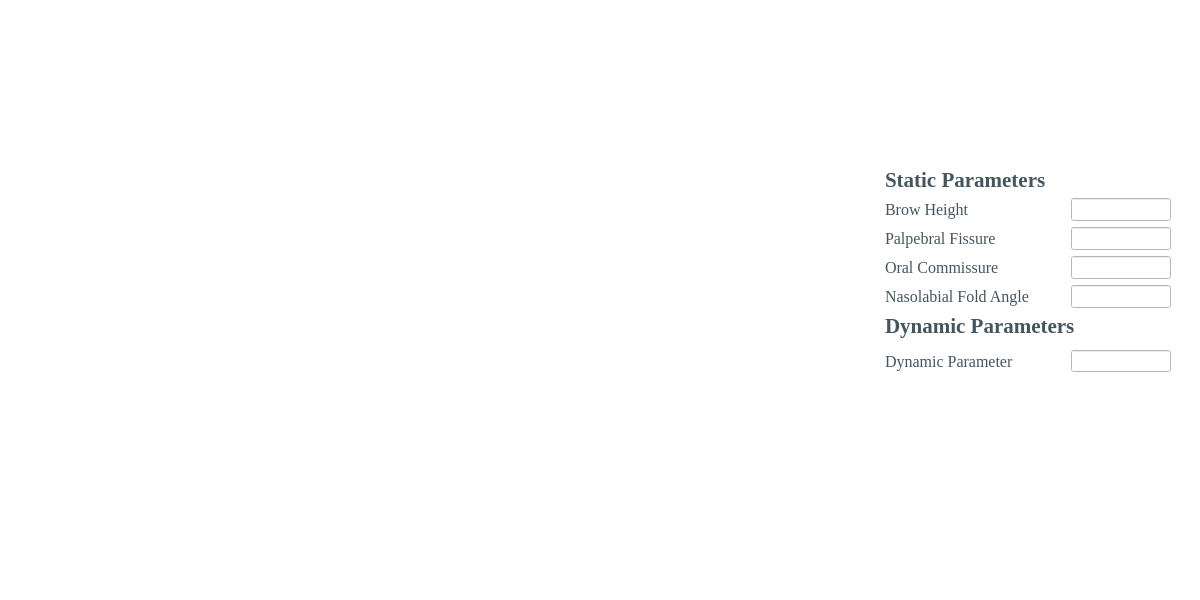
<?xml version="1.0" encoding="UTF-8"?>
<ui version="4.0">
 <class>Auto_eFaceWindow</class>
 <widget class="QMainWindow" name="Auto_eFaceWindow">
  <property name="geometry">
   <rect>
    <x>0</x>
    <y>0</y>
    <width>1200</width>
    <height>600</height>
   </rect>
  </property>
  <property name="sizePolicy">
   <sizepolicy hsizetype="Fixed" vsizetype="Fixed">
    <horstretch>0</horstretch>
    <verstretch>0</verstretch>
   </sizepolicy>
  </property>
  <property name="minimumSize">
   <size>
    <width>1200</width>
    <height>600</height>
   </size>
  </property>
  <property name="maximumSize">
   <size>
    <width>1200</width>
    <height>600</height>
   </size>
  </property>
  <property name="windowTitle">
   <string>Resting Auto eFace</string>
  </property>
  <property name="windowIcon">
   <iconset>
    <normaloff>../icons/Home_logo_square.jpg</normaloff>../icons/Home_logo_square.jpg</iconset>
  </property>
  <property name="styleSheet">
   <string notr="true">background-color: rgb(255, 255, 255);</string>
  </property>
  <widget class="QWidget" name="centralwidget">
   <layout class="QGridLayout" name="gridLayout">
    <item row="16" column="3">
     <widget class="QLineEdit" name="DynamicLineEdit">
      <property name="sizePolicy">
       <sizepolicy hsizetype="Fixed" vsizetype="Fixed">
        <horstretch>0</horstretch>
        <verstretch>0</verstretch>
       </sizepolicy>
      </property>
      <property name="minimumSize">
       <size>
        <width>100</width>
        <height>0</height>
       </size>
      </property>
      <property name="maximumSize">
       <size>
        <width>100</width>
        <height>16777215</height>
       </size>
      </property>
     </widget>
    </item>
    <item row="16" column="2">
     <widget class="QLabel" name="label_2">
      <property name="font">
       <font>
        <family>Times New Roman</family>
        <pointsize>12</pointsize>
       </font>
      </property>
      <property name="styleSheet">
       <string notr="true">color: rgb(68, 85, 95);</string>
      </property>
      <property name="text">
       <string>Dynamic Parameter</string>
      </property>
     </widget>
    </item>
    <item row="13" column="3">
     <widget class="QLineEdit" name="NLFLineEdit">
      <property name="sizePolicy">
       <sizepolicy hsizetype="Fixed" vsizetype="Fixed">
        <horstretch>0</horstretch>
        <verstretch>0</verstretch>
       </sizepolicy>
      </property>
      <property name="minimumSize">
       <size>
        <width>100</width>
        <height>0</height>
       </size>
      </property>
      <property name="maximumSize">
       <size>
        <width>100</width>
        <height>16777215</height>
       </size>
      </property>
      <property name="font">
       <font>
        <family>Times New Roman</family>
        <pointsize>10</pointsize>
       </font>
      </property>
     </widget>
    </item>
    <item row="10" column="3">
     <widget class="QLineEdit" name="BHLineEdit">
      <property name="minimumSize">
       <size>
        <width>100</width>
        <height>0</height>
       </size>
      </property>
      <property name="maximumSize">
       <size>
        <width>100</width>
        <height>16777215</height>
       </size>
      </property>
      <property name="font">
       <font>
        <family>Times New Roman</family>
        <pointsize>10</pointsize>
       </font>
      </property>
     </widget>
    </item>
    <item row="21" column="1">
     <spacer name="horizontalSpacer_3">
      <property name="orientation">
       <enum>Qt::Horizontal</enum>
      </property>
      <property name="sizeHint" stdset="0">
       <size>
        <width>40</width>
        <height>20</height>
       </size>
      </property>
     </spacer>
    </item>
    <item row="10" column="2" alignment="Qt::AlignVCenter">
     <widget class="QLabel" name="BHLabel">
      <property name="sizePolicy">
       <sizepolicy hsizetype="Fixed" vsizetype="Fixed">
        <horstretch>0</horstretch>
        <verstretch>0</verstretch>
       </sizepolicy>
      </property>
      <property name="minimumSize">
       <size>
        <width>180</width>
        <height>0</height>
       </size>
      </property>
      <property name="font">
       <font>
        <family>Times New Roman</family>
        <pointsize>12</pointsize>
       </font>
      </property>
      <property name="styleSheet">
       <string notr="true">color: rgb(68, 85, 95);</string>
      </property>
      <property name="text">
       <string>Brow Height</string>
      </property>
     </widget>
    </item>
    <item row="8" column="2">
     <spacer name="verticalSpacer">
      <property name="orientation">
       <enum>Qt::Vertical</enum>
      </property>
      <property name="sizeHint" stdset="0">
       <size>
        <width>20</width>
        <height>40</height>
       </size>
      </property>
     </spacer>
    </item>
    <item row="11" column="2">
     <widget class="QLabel" name="PFLabel">
      <property name="sizePolicy">
       <sizepolicy hsizetype="Fixed" vsizetype="Fixed">
        <horstretch>0</horstretch>
        <verstretch>0</verstretch>
       </sizepolicy>
      </property>
      <property name="minimumSize">
       <size>
        <width>180</width>
        <height>0</height>
       </size>
      </property>
      <property name="font">
       <font>
        <family>Times New Roman</family>
        <pointsize>12</pointsize>
       </font>
      </property>
      <property name="styleSheet">
       <string notr="true">color: rgb(68, 85, 95);</string>
      </property>
      <property name="text">
       <string>Palpebral Fissure</string>
      </property>
     </widget>
    </item>
    <item row="9" column="0" rowspan="11">
     <spacer name="verticalSpacer_2">
      <property name="orientation">
       <enum>Qt::Vertical</enum>
      </property>
      <property name="sizeHint" stdset="0">
       <size>
        <width>20</width>
        <height>40</height>
       </size>
      </property>
     </spacer>
    </item>
    <item row="9" column="2">
     <widget class="QLabel" name="label">
      <property name="sizePolicy">
       <sizepolicy hsizetype="Fixed" vsizetype="Fixed">
        <horstretch>0</horstretch>
        <verstretch>0</verstretch>
       </sizepolicy>
      </property>
      <property name="font">
       <font>
        <family>Times New Roman</family>
        <pointsize>16</pointsize>
        <weight>75</weight>
        <bold>true</bold>
       </font>
      </property>
      <property name="styleSheet">
       <string notr="true">color: rgb(68, 85, 95);</string>
      </property>
      <property name="text">
       <string>Static Parameters</string>
      </property>
     </widget>
    </item>
    <item row="13" column="2">
     <widget class="QLabel" name="NLFLabel">
      <property name="sizePolicy">
       <sizepolicy hsizetype="Fixed" vsizetype="Preferred">
        <horstretch>0</horstretch>
        <verstretch>0</verstretch>
       </sizepolicy>
      </property>
      <property name="font">
       <font>
        <family>Times New Roman</family>
        <pointsize>12</pointsize>
       </font>
      </property>
      <property name="styleSheet">
       <string notr="true">color: rgb(68, 85, 95);</string>
      </property>
      <property name="text">
       <string>Nasolabial Fold Angle</string>
      </property>
     </widget>
    </item>
    <item row="12" column="3">
     <widget class="QLineEdit" name="OCLineEdit">
      <property name="sizePolicy">
       <sizepolicy hsizetype="Fixed" vsizetype="Fixed">
        <horstretch>0</horstretch>
        <verstretch>0</verstretch>
       </sizepolicy>
      </property>
      <property name="minimumSize">
       <size>
        <width>100</width>
        <height>0</height>
       </size>
      </property>
      <property name="maximumSize">
       <size>
        <width>100</width>
        <height>16777215</height>
       </size>
      </property>
      <property name="font">
       <font>
        <family>Times New Roman</family>
        <pointsize>10</pointsize>
       </font>
      </property>
     </widget>
    </item>
    <item row="12" column="2">
     <widget class="QLabel" name="OCLabel">
      <property name="sizePolicy">
       <sizepolicy hsizetype="Fixed" vsizetype="Preferred">
        <horstretch>0</horstretch>
        <verstretch>0</verstretch>
       </sizepolicy>
      </property>
      <property name="minimumSize">
       <size>
        <width>180</width>
        <height>0</height>
       </size>
      </property>
      <property name="font">
       <font>
        <family>Times New Roman</family>
        <pointsize>12</pointsize>
       </font>
      </property>
      <property name="styleSheet">
       <string notr="true">color: rgb(68, 85, 95);</string>
      </property>
      <property name="text">
       <string>Oral Commissure</string>
      </property>
     </widget>
    </item>
    <item row="11" column="3">
     <widget class="QLineEdit" name="PFLineEdit">
      <property name="sizePolicy">
       <sizepolicy hsizetype="Fixed" vsizetype="Fixed">
        <horstretch>0</horstretch>
        <verstretch>0</verstretch>
       </sizepolicy>
      </property>
      <property name="minimumSize">
       <size>
        <width>100</width>
        <height>0</height>
       </size>
      </property>
      <property name="maximumSize">
       <size>
        <width>100</width>
        <height>16777215</height>
       </size>
      </property>
      <property name="font">
       <font>
        <family>Times New Roman</family>
        <pointsize>10</pointsize>
       </font>
      </property>
     </widget>
    </item>
    <item row="20" column="4">
     <spacer name="verticalSpacer_3">
      <property name="orientation">
       <enum>Qt::Vertical</enum>
      </property>
      <property name="sizeHint" stdset="0">
       <size>
        <width>20</width>
        <height>40</height>
       </size>
      </property>
     </spacer>
    </item>
    <item row="8" column="1" rowspan="13">
     <widget class="MplWidget" name="plotWidget" native="true">
      <property name="sizePolicy">
       <sizepolicy hsizetype="Preferred" vsizetype="Preferred">
        <horstretch>0</horstretch>
        <verstretch>0</verstretch>
       </sizepolicy>
      </property>
      <property name="minimumSize">
       <size>
        <width>0</width>
        <height>0</height>
       </size>
      </property>
      <property name="maximumSize">
       <size>
        <width>16777215</width>
        <height>16777215</height>
       </size>
      </property>
     </widget>
    </item>
    <item row="14" column="2" colspan="2">
     <widget class="QLabel" name="label_3">
      <property name="font">
       <font>
        <family>Times New Roman</family>
        <pointsize>16</pointsize>
        <weight>75</weight>
        <bold>true</bold>
       </font>
      </property>
      <property name="styleSheet">
       <string notr="true">color: rgb(68, 85, 95);</string>
      </property>
      <property name="text">
       <string>Dynamic Parameters</string>
      </property>
     </widget>
    </item>
   </layout>
  </widget>
  <widget class="QMenuBar" name="menubar">
   <property name="geometry">
    <rect>
     <x>0</x>
     <y>0</y>
     <width>1200</width>
     <height>26</height>
    </rect>
   </property>
  </widget>
  <widget class="QStatusBar" name="statusbar"/>
 </widget>
 <customwidgets>
  <customwidget>
   <class>MplWidget</class>
   <extends>QWidget</extends>
   <header>MplWidget.h</header>
   <container>1</container>
  </customwidget>
 </customwidgets>
 <resources/>
 <connections/>
</ui>
